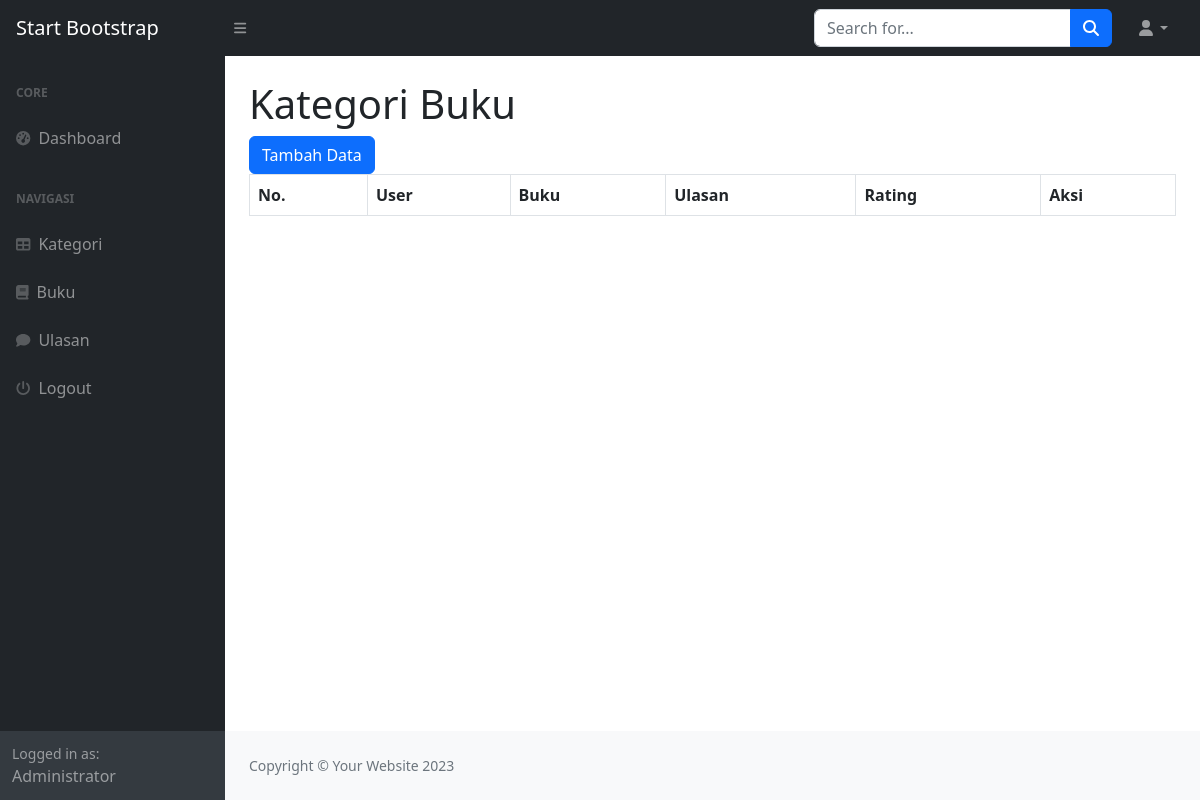
/index.php?page=ulasan (signed in), run on an earlier commit of the app's database.
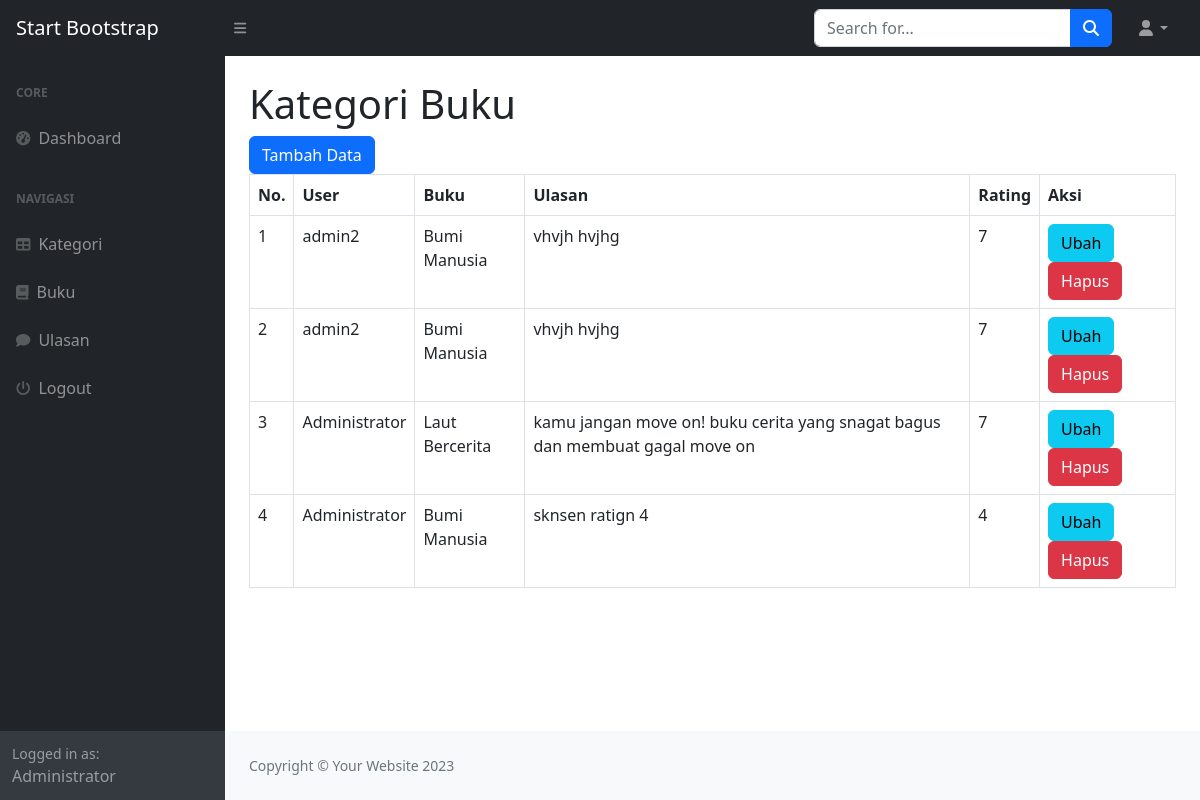
And on a later commit of the database.
### tables this page shows
CREATE TABLE `ulasan` (
  `id_ulasan` int(11) NOT NULL,
  `id_user` int(11) DEFAULT NULL,
  `id_buku` int(11) DEFAULT NULL,
  `ulasan` text NOT NULL,
  `rating` int(11) NOT NULL
);

CREATE TABLE `user` (
  `id_user` int(11) NOT NULL,
  `nama` varchar(255) DEFAULT NULL,
  `username` varchar(255) DEFAULT NULL,
  `password` varchar(255) DEFAULT NULL,
  `email` varchar(255) DEFAULT NULL,
  `alamat` text,
  `no_telepon` varchar(255) DEFAULT NULL,
  `level` enum('admin','petugas','peminjam') DEFAULT NULL
);

CREATE TABLE `buku` (
  `id_buku` int(11) NOT NULL,
  `id_kategori` int(11) DEFAULT NULL,
  `judul` varchar(255) DEFAULT NULL,
  `penulis` varchar(255) DEFAULT NULL,
  `penerbit` varchar(255) DEFAULT NULL,
  `tahun_terbit` varchar(255) DEFAULT NULL,
  `deskripsi` text
);

### ulasan.php (the view)
<h1 class="mt-4">Kategori Buku</h1>
<div class="row">
    <div class="col-md-12">
        <a href="?page=ulasan_tambah" class="btn btn-primary">Tambah Data</a>
        <table class="table table-bordered" id="dataTable" width="100%" cellspacing="0">
            <tr>
                <th>No.</th>
                <th>User</th>
                <th>Buku</th>
                <th>Ulasan</th>
                <th>Rating</th>
                <th>Aksi</th>
            </tr>
            <?php
                $i=1;
                $query = mysqli_query($koneksi, "SELECT * FROM ulasan LEFT JOIN user on user.id_user=ulasan.id_user LEFT JOIN buku ON buku.id_buku=ulasan.id_buku");
                while ($data = mysqli_fetch_array($query)) :
            ?>
            <tr>
                <td><?= $i++; ?></td>
                <td><?= $data['nama']; ?></td>
                <td><?= $data['judul']; ?></td>
                <td><?= $data['ulasan']; ?></td>
                <td><?= $data['rating']; ?></td>
                <td>
                    <a href="?page=ulasan_ubah&&id=<?= $data['id_ulasan']?>" class="btn btn-info">Ubah</a>
                    <a onclick="return confirm('Apakah anda yakin menghapus data ini')" href="?page=ulasan_hapus&&id=<?= $data['id_ulasan']?>" class="btn btn-danger">Hapus</a>
                </td>
            </tr>
            <?php endwhile; ?>
        </table>
    </div>
</div>

### index.php (shortened to what this page needs)
<!DOCTYPE html>
<html lang="en">
    <head>
        <link href="https://cdn.jsdelivr.net/npm/simple-datatables@7.1.2/dist/style.min.css" rel="stylesheet" />
        <link href="css/styles.css" rel="stylesheet" />
    </head>
    <body class="sb-nav-fixed">
        <nav class="sb-topnav navbar navbar-expand navbar-dark bg-dark">
            <a class="navbar-brand ps-3" href="index.html">Start Bootstrap</a>
            <button class="btn btn-link btn-sm order-1 order-lg-0 me-4 me-lg-0" id="sidebarToggle" href="#!"><i class="fas fa-bars"></i></button>
            <form class="d-none d-md-inline-block form-inline ms-auto me-0 me-md-3 my-2 my-md-0">
                <div class="input-group">
                    <input class="form-control" type="text" placeholder="Search for..." aria-label="Search for..." aria-describedby="btnNavbarSearch" />
                    <button class="btn btn-primary" id="btnNavbarSearch" type="button"><i class="fas fa-search"></i></button>
                </div>
            </form>
            <ul class="navbar-nav ms-auto ms-md-0 me-3 me-lg-4">
                <li class="nav-item dropdown">
                    <a class="nav-link dropdown-toggle" id="navbarDropdown" href="#" role="button" data-bs-toggle="dropdown" aria-expanded="false"><i class="fas fa-user fa-fw"></i></a>
                </li>
            </ul>
        </nav>
        <div id="layoutSidenav">
            <div id="layoutSidenav_nav">
                <nav class="sb-sidenav accordion sb-sidenav-dark" id="sidenavAccordion">
                    <div class="sb-sidenav-menu">
                        <div class="nav">
                            <div class="sb-sidenav-menu-heading">Core</div>
                            <a class="nav-link" href="index.html">
                                <div class="sb-nav-link-icon"><i class="fas fa-tachometer-alt"></i></div>
                                Dashboard
                            </a>
                            <div class="sb-sidenav-menu-heading">NAVIGASI</div>
                            <?php
                                if ($_SESSION['user']['level'] !='peminjam') {
                            ?>
                                <a class="nav-link" href="?page=kategori">
                                    <div class="sb-nav-link-icon"><i class="fas fa-table"></i></div>
                                    Kategori
                                </a>
                                <a class="nav-link" href="?page=buku">
                                    <div class="sb-nav-link-icon"><i class="fas fa-book"></i></div>
                                    Buku
                                </a>
                            <?php
                                }
                            ?>
                            <a class="nav-link" href="?page=ulasan">
                                <div class="sb-nav-link-icon"><i class="fas fa-comment"></i></div>
                                Ulasan
                            </a> <a class="nav-link" href="logout.php">
                                <div class="sb-nav-link-icon"><i class="fas fa-power-off"></i></div>
                                Logout
                            </a>
                        </div>
                    </div>
                    <div class="sb-sidenav-footer">
                        <div class="small">Logged in as:</div>
                        <?=$_SESSION['user']['nama']; ?>
                    </div>
                </nav>
            </div>
            <div id="layoutSidenav_content">
                <main>
                    <div class="container-fluid px-4">
                        <?php
                            $page = isset($_GET['page']) ? $_GET['page'] : 'home';
                            if (file_exists($page . '.php')) {
                                include $page . '.php';
                            } else {
                                include '404.php';
                            }
                        ?>
                    </div>
                </main>
                <footer class="py-4 bg-light mt-auto">
                    <div class="container-fluid px-4">
                        <div class="d-flex align-items-center justify-content-between small">
                            <div class="text-muted">Copyright &copy; Your Website 2023</div>
                        </div>
                    </div>
                </footer>
            </div>
        </div>
    </body>
</html>

What changed in the data, as far as the page shows it:
added ulasan: id_user.nama "admin2", id_buku.judul "Bumi Manusia", ulasan "vhvjh hvjhg", rating "7"
added ulasan: id_user.nama "admin2", id_buku.judul "Bumi Manusia", ulasan "vhvjh hvjhg", rating "7"
added ulasan: id_user.nama "Administrator", id_buku.judul "Laut Bercerita", ulasan "kamu jangan move on! buku cerita yang snagat bagus dan membuat gagal move on", rating "7"
added ulasan: id_user.nama "Administrator", id_buku.judul "Bumi Manusia", ulasan "sknsen ratign 4", rating "4"
